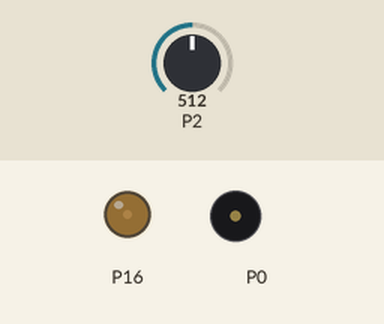
Recording of a program running on a simulated BBC micro:bit running MicroPython. On the bench: output pins drawn as LEDs (lit = HIGH), buzzer (waves = sounding). The test bench sets the inputs (shaded band); at power-on: P2 = 512 (analog values on the 0–1023 scale).

Above: at 1.25 s.
1.3 s: P2 set to 0
At 2.4 s:
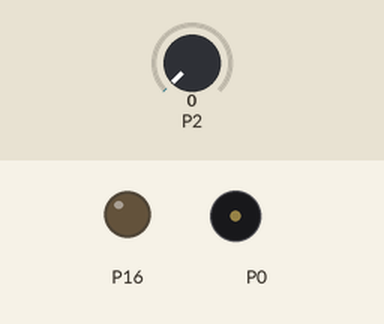
2.8 s: P2 set to 122
At 2.95 s:
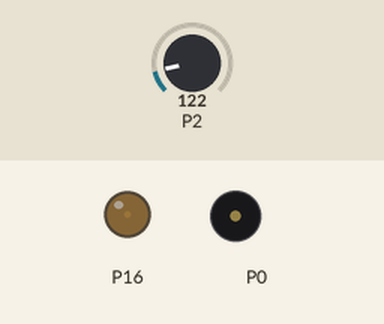
Timing chart, 0 to 11.8 s (numbered marks = the images above; inputs shaded):
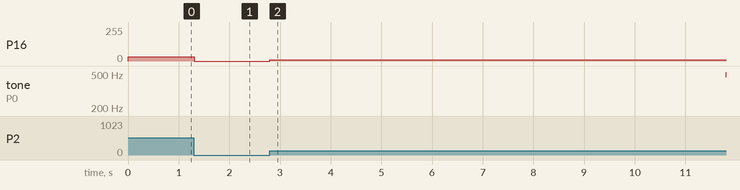

Measured:
- after the input at 1.3 s, P16: 32/255 → 0/255 at once; tone on P0: stays silent (without the input it goes to 2048 Hz after 1.5 s)
- after the input at 2.8 s, P16: 0/255 → 8/255 at once; tone on P0: silent → 488 Hz after 9.0 s

The program:

12_trimpot_led_sound.py
```python
from microbit import *
import music

frequencyRange = 4
noteLength = 6

while True:
    potVal = pin2.read_analog()
    pin16.write_analog(potVal * 0.25)

    music.pitch(potVal * frequencyRange, noteLength)
```
